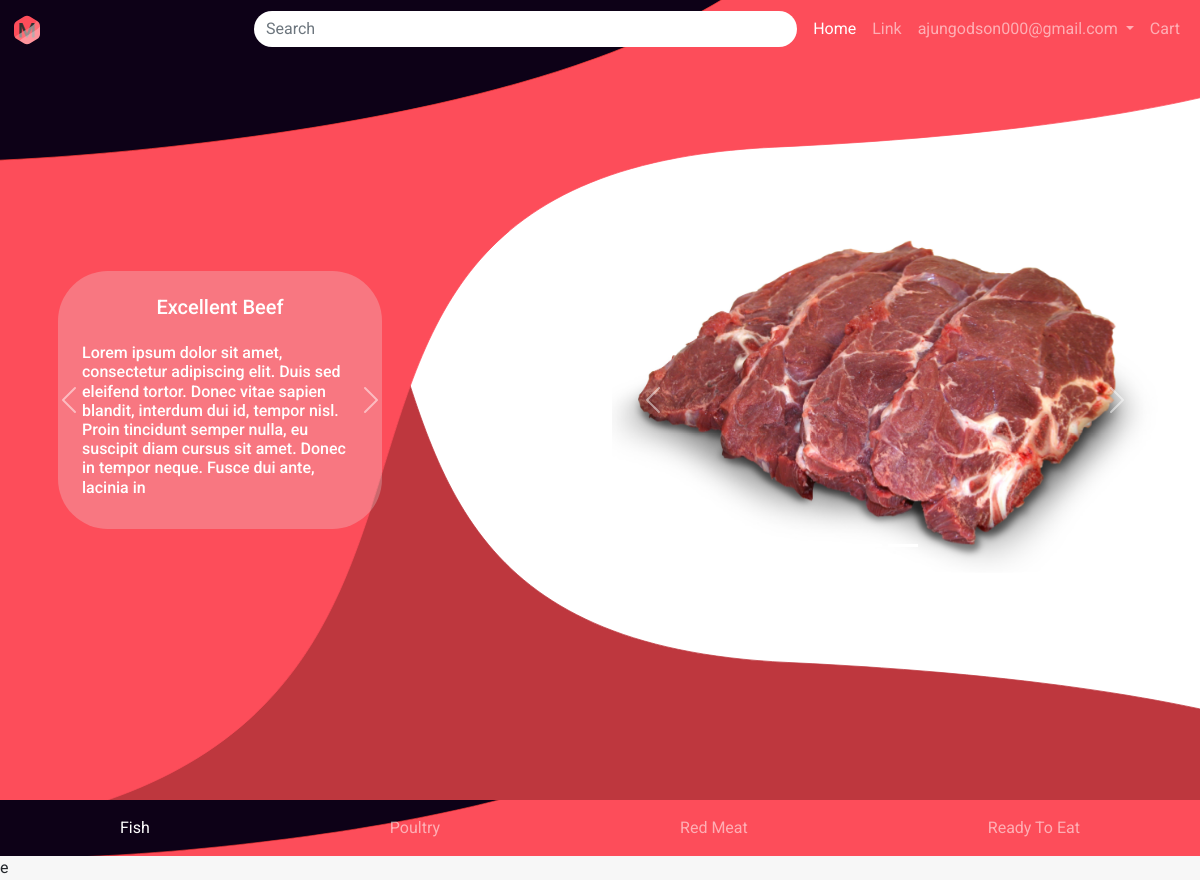
The page / (signed in) on the database its author committed.
### home/models.py (models this page shows, shortened)
class MainPage(models.Model):
    product = models.ForeignKey(Product, related_name="Product", on_delete=models.CASCADE)
    heading = models.TextField(max_length=20)
    description = models.TextField(max_length=255)

class Product(models.Model):
    meat_type = (
        ('c', 'chicken'),
        ('b', 'beef'),
        ('m', 'mutton'),
        ('p', 'pork'),
        ('f', 'fish'),
    )
    title = models.CharField(max_length=255)
    description = models.TextField(max_length=2048)
    price = models.FloatField()
    stock = models.IntegerField()
    meat = models.CharField(max_length=1, choices=meat_type)

class ImageModel(models.Model):
    title = models.TextField(max_length=10)
    mainimage = models.ImageField(upload_to="static/images/", null=True)
    image = models.ForeignKey(Product, related_name='images', on_delete=models.CASCADE)

### home/views.py (the view)
# urls.py: path('', views.index, name='index'),
def index(request):
    products = Product.objects.all()
    mainPage = MainPage.objects.all()
    context = {"products": products, "mainpage": mainPage}
    return render(request, template_name="index.html", context=context)

### templates/index.html (shortened to what this page needs)
{% extends "base.html" %}
{% block content %}
    {% load static %}
    <link rel="stylesheet" href="{% static 'index.css' %}"/>
    <div class="main-bg h-75" style="background-image: url({% static 'images/Desk1.svg' %});">
        <div class="container h-100">
            <div class="row h-100 ">
                <div class="col col-12 col-md-4 my-auto my-5  mobile-no-display">
                    <div id="carouselExampleIndicators1" class="carousel slide" data-bs-ride="carousel">
                        <div class="carousel-inner">
                            {% for item in mainpage %}
                                <div class="carousel-item {% firstof forloop.counter0   'active' %}">
                                    <div class="h-100 p-3 m-3 card-body-now">
                                        <h5 class="text-white text-center p-2">{{ item.heading }}</h5>
                                        <h6 class="text-white p-2">{{ item.description }}</h6>
                                    </div>
                                </div>
                            {% endfor %}
                        </div>
                        <button class="carousel-control-prev" type="button" data-bs-target="#carouselExampleIndicators1"
                                data-bs-slide="prev">
                            <span class="carousel-control-prev-icon" aria-hidden="true"></span>
                        </button>
                        <button class="carousel-control-next" type="button" data-bs-target="#carouselExampleIndicators1"
                                data-bs-slide="next">
                            <span class="carousel-control-next-icon dark" aria-hidden="true"></span>
                        </button>
                    </div>
                </div>
                <div class="col-2  mobile-no-display">
                </div>
                <div class="col col-12 col-md-6 my-auto">
                    <div id="carouselExampleIndicators" class="carousel slide" data-bs-ride="carousel">
                        <div class="carousel-indicators">
                            {% for item in mainpage %}
                                <button type="button" data-bs-target="#carouselExampleIndicators"
                                        data-bs-slide-to="{{ forloop.counter0 }}"
                                        class="active" aria-current="true"
                                        aria-label="Slide {{ forloop.counter }}"></button>
                            {% endfor %}
                        </div>
                        <div class="carousel-inner">
                            {% for item in mainpage %}
                                <div class="carousel-item {% firstof forloop.counter0   'active' %}">
                                    <img class="d-block w-100" src="{{ item.product.images.all.0.mainimage }}"
                                         alt="First slide">
                                </div>
                            {% endfor %}
                        </div>
                        <button class="carousel-control-prev" type="button" data-bs-target="#carouselExampleIndicators"
                                data-bs-slide="prev">
                            <span class="carousel-control-prev-icon" aria-hidden="true"></span>
                        </button>
                        <button class="carousel-control-next" type="button" data-bs-target="#carouselExampleIndicators"
                                data-bs-slide="next">
                            <span class="carousel-control-next-icon dark" aria-hidden="true"></span>
                        </button>
                    </div>
                </div>
            </div>
        </div>
    </div>
    <nav class="navbar sticky-top navbar-expand-lg navbar-dark" id="itembar">
        <ul class="navbar-nav  nav-fill w-100 me-auto mb-3 mb-lg-0">
            <li class="nav-item">
                <a class="nav-link active" aria-current="page" href="#">Fish</a>
            </li>
            <li class="nav-item">
                <a class="nav-link" href="#">Poultry</a>
            </li>
            <li class="nav-item">
                <a class="nav-link" href="#">Red Meat</a>
            </li>
            <li class="nav-item">
                <a class="nav-link " href="#">Ready To Eat</a>
            </li>
        </ul>
    </nav>
{% endblock %}
{% block scripts %}
    e
{% endblock %}

### templates/base.html (shortened to what this page needs)
{% load static %}
<!doctype html>
<html lang="en">
<head>
    <link href="https://cdn.jsdelivr.net/npm/bootstrap@5.0.0-beta2/dist/css/bootstrap.min.css" rel="stylesheet"
>
    <link rel="stylesheet" href="https://cdnjs.cloudflare.com/ajax/libs/font-awesome/5.15.3/css/all.min.css"
/>
</head>
<body>
<nav class="navbar navbar-expand-lg navbar-dark   fixed-top navbar-dark" id="navbar">
    <div class="container-fluid">
        <a class="navbar-brand" href="#">
            <img src="{% static 'images/icon.svg' %}" width="30" height="30" alt="">
        </a>
        <form class="d-flex ml-auto align-self-center text-center w-50 ">
            <input class="form-control search me-2" type="search" placeholder="Search" aria-label="Search">
        </form>
        <div class="collapse navbar-collapse justify-content-end" id="navbarSupportedContent">
            <ul class="navbar-nav ml-auto mb-2 mb-lg-0 d-flex ">
                <li class="nav-item ">
                    <a class="nav-link active" aria-current="page" href="/">Home</a>
                </li>
                <li class="nav-item">
                    <a class="nav-link" href="/link/">Link</a>
                </li>
                {% if user.is_authenticated %}
                    <li class="nav-item dropdown">
                        <a class="nav-link dropdown-toggle" href="#" id="navbarDropdown" role="button"
                           data-bs-toggle="dropdown" aria-expanded="false">
                            {{ user.username }}
                        </a>
                    </li>
                    <li class="nav-item">
                        <a class="nav-link" href="/cart">
                            Cart
                        </a>
                    </li>
                {% else %}
                    <li class="nav-item ms-auto">
                        <a class="nav-link ms-auto" href="/login/">login</a>
                    </li>
                {% endif %}
            </ul>
        </div>
    </div>
</nav>
{% block content %}
{% endblock %}
<div aria-live="polite" aria-atomic="true" class="position-relative polite">
    <div class="toast-container position-fixed bottom-0 end-0 p-3" id='toastContainer'>
    </div>
</div>
{% block scripts %}
{% endblock %}
</body>
</html>

### static/index.css (style rules this page uses)
html { height: 100%; }
body { height: 100%; font-family: Roboto; }
.main-bg { background-repeat: no-repeat; background-position: top; background-size: cover; min-height: 100vh; }
#navbar { background-position: center; background-size: cover; }
.card-body-now { border-radius: 50px; background: #eaeaea44; }
.search { border-radius: 50px; border: 0; }
#itembar { background-image: url("/static/images/Nav bar continue.svg"); background-position: center; background-size: cover; }
body, html { height: 100%; }
.d-flex { display: -webkit-box; display: -ms-flexbox; display: flex; }
body { background-color: #f7f7f7; }
.polite { z-index: 2000; }

### rows shown on the page
MainPage: heading "Excellent Beef", description "Lorem ipsum dolor sit amet, consectetur adipiscing elit. Duis sed eleifend tortor. Donec vitae sapien blandit, interdum dui id, tempor nisl. Proin tincidunt semper nulla, eu suscipit diam cursus sit amet. Donec in tempor neque. Fusce dui ante, lacinia in", product.images.all.0.mainimage (picture)

### other values the page prints
{{ user.username }} "ajungodson000@gmail.com"
